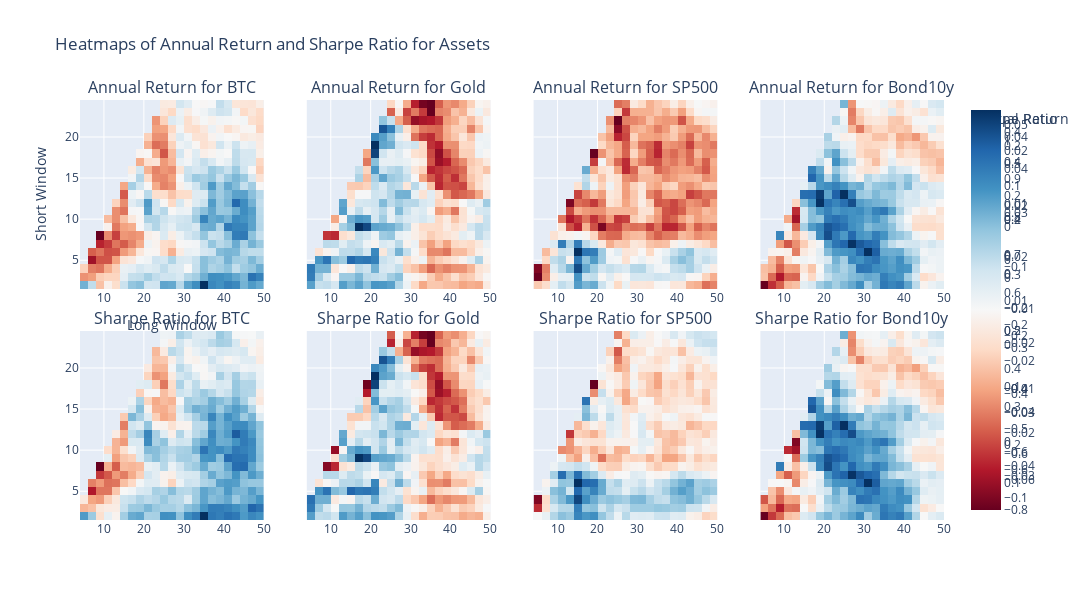

Notebook cell for this chart:
### Markdown cell above
Find return of each parameter of ma cross over short and long for 3 assets

### Code cell
# Parameters
leverage = 1
initial_capital = 10000.0

short_windows = list(range(2, 25, 1))
long_windows = list(range(5, 50, 2))

# Initialize an empty list to collect results
results_list = []

returns  = []

for asset in df.columns:
    # Loop over the short and long windows
    for short_window in short_windows:
        for long_window in long_windows:
            if short_window < long_window:
                # Generate signals
                signals = moving_average_strategy(df[asset], short_window, long_window)
                # Calculate return
                r=signals['price'].pct_change(fill_method=None)*signals['signal']
                portfolio = backtest_strategy(signals, leverage, initial_capital)
                strategy_name = f'{asset}_S{short_window}_L{long_window}'
                returns.append(r.rename(strategy_name))
                # Calculate cumulative return
                metric_result=calculate_metrics(r)
                # Append results to the list
                results_list.append({
                    'Asset': asset,
                    'Short_Window': short_window,
                    'Long_Window': long_window,
                    'annual_return': metric_result['annual_return'],
                    'sharpe_ratio': metric_result['sharpe_ratio'],
                })

# Convert results_list into a DataFrame
results = pd.DataFrame(results_list)
strategy_ma = pd.concat(returns, axis=1)

# Create a pivot table for heatmap plotting
subplot_titles = []
for metric in ["Annual Return", "Sharpe Ratio"]:
    for asset in df.columns:
        subplot_titles.append(f"{metric} for {asset}")

# Create subplots: 1 row for returns and 1 row for Sharpe ratios
fig = make_subplots(
    rows=2, cols=4,
    subplot_titles=subplot_titles,
    shared_yaxes=True,
    vertical_spacing=0.1
)

# Add heatmaps for each asset
for idx, asset in enumerate(results['Asset'].unique()):
    asset_data = results[results['Asset'] == asset]
    
    # Annual Return Heatmap
    pivot_return = asset_data.pivot(index='Short_Window', columns='Long_Window', values='annual_return')
    heatmap_return = go.Heatmap(
        z=pivot_return.values,
        x=pivot_return.columns,
        y=pivot_return.index,
        colorscale="RdBu",
        colorbar=dict(title="Annual Return") if idx == 0 else None,
    )
    fig.add_trace(heatmap_return, row=1, col=idx + 1)

    # Sharpe Ratio Heatmap
    pivot_sharpe = asset_data.pivot(index='Short_Window', columns='Long_Window', values='sharpe_ratio')
    heatmap_sharpe = go.Heatmap(
        z=pivot_sharpe.values,
        x=pivot_sharpe.columns,
        y=pivot_sharpe.index,
        colorscale="RdBu",
        colorbar=dict(title="Sharpe Ratio") if idx == 0 else None,
    )
    fig.add_trace(heatmap_sharpe, row=2, col=idx + 1)

# Update layout
fig.update_layout(
    height=600,
    width=1200,
    title_text="Heatmaps of Annual Return and Sharpe Ratio for Assets",
    xaxis_title="Long Window",
    yaxis_title="Short Window",
    template="plotly"
)

# Show the figure
fig.show()

### Figure 1 — Plotly figure (JSON) as saved in the notebook; plotly's stock layout.template omitted (floating-point values rounded to 4 significant figures; data arrays with more than 128 entries replaced by an {"elided": "..."} marker saying what was removed)
{"data": [{"colorbar": {"title": {"text": "Annual Return"}}, "colorscale": [[0, "rgb(103,0,31)"], [0.1, "rgb(178,24,43)"], [0.2, "rgb(214,96,77)"], [0.3, "rgb(244,165,130)"], [0.4, "rgb(253,219,199)"], [0.5, "rgb(247,247,247)"], [0.6, "rgb(209,229,240)"], [0.7, "rgb(146,197,222)"], [0.8, "rgb(67,147,195)"], [0.9, "rgb(33,102,172)"], [1, "rgb(5,48,97)"]], "type": "heatmap", "x": [5, 7, 9, 11, 13, 15, 17, 19, 21, 23, 25, 27, 29, 31, 33, 35, 37, 39, 41, 43, 45, 47, 49], "xaxis": "x", "y": [2, 3, 4, 5, 6, 7, 8, 9, 10, 11, 12, 13, 14, 15, 16, 17, 18, 19, 20, 21, 22, 23, 24], "yaxis": "y", "z": {"elided": "23x23 float values"}}, {"colorbar": {"title": {"text": "Sharpe Ratio"}}, "colorscale": [[0, "rgb(103,0,31)"], [0.1, "rgb(178,24,43)"], [0.2, "rgb(214,96,77)"], [0.3, "rgb(244,165,130)"], [0.4, "rgb(253,219,199)"], [0.5, "rgb(247,247,247)"], [0.6, "rgb(209,229,240)"], [0.7, "rgb(146,197,222)"], [0.8, "rgb(67,147,195)"], [0.9, "rgb(33,102,172)"], [1, "rgb(5,48,97)"]], "type": "heatmap", "x": [5, 7, 9, 11, 13, 15, 17, 19, 21, 23, 25, 27, 29, 31, 33, 35, 37, 39, 41, 43, 45, 47, 49], "xaxis": "x5", "y": [2, 3, 4, 5, 6, 7, 8, 9, 10, 11, 12, 13, 14, 15, 16, 17, 18, 19, 20, 21, 22, 23, 24], "yaxis": "y5", "z": {"elided": "23x23 float values"}}, {"colorscale": [[0, "rgb(103,0,31)"], [0.1, "rgb(178,24,43)"], [0.2, "rgb(214,96,77)"], [0.3, "rgb(244,165,130)"], [0.4, "rgb(253,219,199)"], [0.5, "rgb(247,247,247)"], [0.6, "rgb(209,229,240)"], [0.7, "rgb(146,197,222)"], [0.8, "rgb(67,147,195)"], [0.9, "rgb(33,102,172)"], [1, "rgb(5,48,97)"]], "type": "heatmap", "x": [5, 7, 9, 11, 13, 15, 17, 19, 21, 23, 25, 27, 29, 31, 33, 35, 37, 39, 41, 43, 45, 47, 49], "xaxis": "x2", "y": [2, 3, 4, 5, 6, 7, 8, 9, 10, 11, 12, 13, 14, 15, 16, 17, 18, 19, 20, 21, 22, 23, 24], "yaxis": "y2", "z": {"elided": "23x23 float values"}}, {"colorscale": [[0, "rgb(103,0,31)"], [0.1, "rgb(178,24,43)"], [0.2, "rgb(214,96,77)"], [0.3, "rgb(244,165,130)"], [0.4, "rgb(253,219,199)"], [0.5, "rgb(247,247,247)"], [0.6, "rgb(209,229,240)"], [0.7, "rgb(146,197,222)"], [0.8, "rgb(67,147,195)"], [0.9, "rgb(33,102,172)"], [1, "rgb(5,48,97)"]], "type": "heatmap", "x": [5, 7, 9, 11, 13, 15, 17, 19, 21, 23, 25, 27, 29, 31, 33, 35, 37, 39, 41, 43, 45, 47, 49], "xaxis": "x6", "y": [2, 3, 4, 5, 6, 7, 8, 9, 10, 11, 12, 13, 14, 15, 16, 17, 18, 19, 20, 21, 22, 23, 24], "yaxis": "y6", "z": {"elided": "23x23 float values"}}, {"colorscale": [[0, "rgb(103,0,31)"], [0.1, "rgb(178,24,43)"], [0.2, "rgb(214,96,77)"], [0.3, "rgb(244,165,130)"], [0.4, "rgb(253,219,199)"], [0.5, "rgb(247,247,247)"], [0.6, "rgb(209,229,240)"], [0.7, "rgb(146,197,222)"], [0.8, "rgb(67,147,195)"], [0.9, "rgb(33,102,172)"], [1, "rgb(5,48,97)"]], "type": "heatmap", "x": [5, 7, 9, 11, 13, 15, 17, 19, 21, 23, 25, 27, 29, 31, 33, 35, 37, 39, 41, 43, 45, 47, 49], "xaxis": "x3", "y": [2, 3, 4, 5, 6, 7, 8, 9, 10, 11, 12, 13, 14, 15, 16, 17, 18, 19, 20, 21, 22, 23, 24], "yaxis": "y3", "z": {"elided": "23x23 float values"}}, {"colorscale": [[0, "rgb(103,0,31)"], [0.1, "rgb(178,24,43)"], [0.2, "rgb(214,96,77)"], [0.3, "rgb(244,165,130)"], [0.4, "rgb(253,219,199)"], [0.5, "rgb(247,247,247)"], [0.6, "rgb(209,229,240)"], [0.7, "rgb(146,197,222)"], [0.8, "rgb(67,147,195)"], [0.9, "rgb(33,102,172)"], [1, "rgb(5,48,97)"]], "type": "heatmap", "x": [5, 7, 9, 11, 13, 15, 17, 19, 21, 23, 25, 27, 29, 31, 33, 35, 37, 39, 41, 43, 45, 47, 49], "xaxis": "x7", "y": [2, 3, 4, 5, 6, 7, 8, 9, 10, 11, 12, 13, 14, 15, 16, 17, 18, 19, 20, 21, 22, 23, 24], "yaxis": "y7", "z": {"elided": "23x23 float values"}}, {"colorscale": [[0, "rgb(103,0,31)"], [0.1, "rgb(178,24,43)"], [0.2, "rgb(214,96,77)"], [0.3, "rgb(244,165,130)"], [0.4, "rgb(253,219,199)"], [0.5, "rgb(247,247,247)"], [0.6, "rgb(209,229,240)"], [0.7, "rgb(146,197,222)"], [0.8, "rgb(67,147,195)"], [0.9, "rgb(33,102,172)"], [1, "rgb(5,48,97)"]], "type": "heatmap", "x": [5, 7, 9, 11, 13, 15, 17, 19, 21, 23, 25, 27, 29, 31, 33, 35, 37, 39, 41, 43, 45, 47, 49], "xaxis": "x4", "y": [2, 3, 4, 5, 6, 7, 8, 9, 10, 11, 12, 13, 14, 15, 16, 17, 18, 19, 20, 21, 22, 23, 24], "yaxis": "y4", "z": {"elided": "23x23 float values"}}, {"colorscale": [[0, "rgb(103,0,31)"], [0.1, "rgb(178,24,43)"], [0.2, "rgb(214,96,77)"], [0.3, "rgb(244,165,130)"], [0.4, "rgb(253,219,199)"], [0.5, "rgb(247,247,247)"], [0.6, "rgb(209,229,240)"], [0.7, "rgb(146,197,222)"], [0.8, "rgb(67,147,195)"], [0.9, "rgb(33,102,172)"], [1, "rgb(5,48,97)"]], "type": "heatmap", "x": [5, 7, 9, 11, 13, 15, 17, 19, 21, 23, 25, 27, 29, 31, 33, 35, 37, 39, 41, 43, 45, 47, 49], "xaxis": "x8", "y": [2, 3, 4, 5, 6, 7, 8, 9, 10, 11, 12, 13, 14, 15, 16, 17, 18, 19, 20, 21, 22, 23, 24], "yaxis": "y8", "z": {"elided": "23x23 float values"}}], "layout": {"annotations": [{"font": {"size": 16}, "showarrow": false, "text": "Annual Return for BTC", "x": 0.1062, "xanchor": "center", "xref": "paper", "y": 1, "yanchor": "bottom", "yref": "paper"}, {"font": {"size": 16}, "showarrow": false, "text": "Annual Return for Gold", "x": 0.3688, "xanchor": "center", "xref": "paper", "y": 1, "yanchor": "bottom", "yref": "paper"}, {"font": {"size": 16}, "showarrow": false, "text": "Annual Return for SP500", "x": 0.6313, "xanchor": "center", "xref": "paper", "y": 1, "yanchor": "bottom", "yref": "paper"}, {"font": {"size": 16}, "showarrow": false, "text": "Annual Return for Bond10y", "x": 0.8938, "xanchor": "center", "xref": "paper", "y": 1, "yanchor": "bottom", "yref": "paper"}, {"font": {"size": 16}, "showarrow": false, "text": "Sharpe Ratio for BTC", "x": 0.1062, "xanchor": "center", "xref": "paper", "y": 0.45, "yanchor": "bottom", "yref": "paper"}, {"font": {"size": 16}, "showarrow": false, "text": "Sharpe Ratio for Gold", "x": 0.3688, "xanchor": "center", "xref": "paper", "y": 0.45, "yanchor": "bottom", "yref": "paper"}, {"font": {"size": 16}, "showarrow": false, "text": "Sharpe Ratio for SP500", "x": 0.6313, "xanchor": "center", "xref": "paper", "y": 0.45, "yanchor": "bottom", "yref": "paper"}, {"font": {"size": 16}, "showarrow": false, "text": "Sharpe Ratio for Bond10y", "x": 0.8938, "xanchor": "center", "xref": "paper", "y": 0.45, "yanchor": "bottom", "yref": "paper"}], "height": 600, "title": {"text": "Heatmaps of Annual Return and Sharpe Ratio for Assets"}, "width": 1200, "xaxis": {"anchor": "y", "domain": [0, 0.2125], "title": {"text": "Long Window"}}, "xaxis2": {"anchor": "y2", "domain": [0.2625, 0.475]}, "xaxis3": {"anchor": "y3", "domain": [0.525, 0.7375]}, "xaxis4": {"anchor": "y4", "domain": [0.7875, 1]}, "xaxis5": {"anchor": "y5", "domain": [0, 0.2125]}, "xaxis6": {"anchor": "y6", "domain": [0.2625, 0.475]}, "xaxis7": {"anchor": "y7", "domain": [0.525, 0.7375]}, "xaxis8": {"anchor": "y8", "domain": [0.7875, 1]}, "yaxis": {"anchor": "x", "domain": [0.55, 1], "title": {"text": "Short Window"}}, "yaxis2": {"anchor": "x2", "domain": [0.55, 1], "matches": "y", "showticklabels": false}, "yaxis3": {"anchor": "x3", "domain": [0.55, 1], "matches": "y", "showticklabels": false}, "yaxis4": {"anchor": "x4", "domain": [0.55, 1], "matches": "y", "showticklabels": false}, "yaxis5": {"anchor": "x5", "domain": [0, 0.45]}, "yaxis6": {"anchor": "x6", "domain": [0, 0.45], "matches": "y5", "showticklabels": false}, "yaxis7": {"anchor": "x7", "domain": [0, 0.45], "matches": "y5", "showticklabels": false}, "yaxis8": {"anchor": "x8", "domain": [0, 0.45], "matches": "y5", "showticklabels": false}}}
